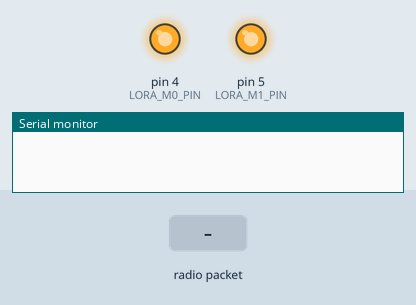
Recording of a sketch running on a simulated Arduino Uno, built with avr-gcc and run on an emulated ATmega328P. On the bench: output pins drawn as LEDs (lit = HIGH), the last lines printed to the serial monitor. Inputs (shaded band) come from the test bench. No radio packets arrive unless stated; the modem accepts every AT command (registered, SIM ready, sends succeed) and sends nothing else.

Above: at 0.1 s.
At 2.3 s:
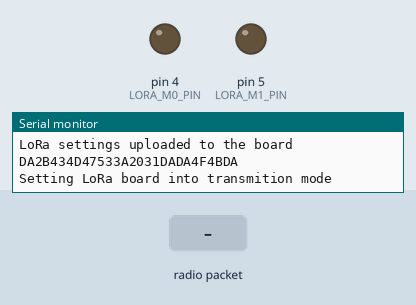
2.4 s: radio packet "1" arrives
Timing chart, 0 to 5.4 s (numbered marks = the images above; inputs shaded):
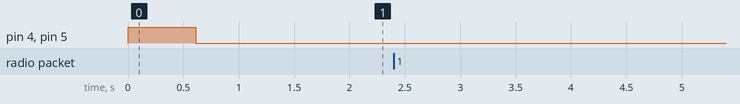

The sketch:

FmLoraResender.ino
```cpp
#include <SoftwareSerial.h>
#include <VirtualWire.h>

/// LoRa board (E32-868T20D) specific settings
/// LoRa Tx pin number
#define LORA_TX_PIN 2
/// LoRa Rx pin number
#define LORA_RX_PIN 3
/// M0 and M1 pins decide mode of the board, see documentation for available modes
#define LORA_M0_PIN 4
#define LORA_M1_PIN 5

/// RF board (NiceRF 433MHz wl101-341) specific settings
#define RF_WIRELESS_PIN 7
#define RF_BITS_PER_SECOND 512

/// Data rate on serial port
#define SERIAL_DATA_RATE 9600


#pragma pack(push, 1)

/**
 * Definition of the RF message
**/
struct RFMessage {
	/// Message counter
	uint32_t counter;
	/// Current temperature
	float temperature;
	/// Current humidity
	float humidity;
	/// Currenc CO2 level
	uint32_t carbonDioxide;
	/// Check sum
	uint32_t checkSum;
};

/**
  * Definition of LoRa message
  * flags:
  * bit 7 - wrong cheksum received
  * bit 6 - lost message
  * bits 5-4 reserved
  * bits 3-0 message counter
  * | 7 | 6 | 5 4 | 3 2 1 0 |
**/
struct LoRaMessage {
	/// Version number of protocl
	uint8_t protocolVersion;
  	/// Unit type
  	uint8_t unitType;
	/// Unit identification number
	uint8_t unitNumber;
	/// Flags
	uint8_t flags { 0 };
	/// Measured values
	uint32_t values[5] { 0 };
	/// Checksum
	uint8_t checkSum { 0 };
};
#pragma pack(pop)


/// Can be edited start
/// LoRa E32-868T20D settings, see documentation
/// 0xc0 - settings command
/// 0x1424 - address of the device
/// 0x1a - 8N1 UART mode, 9600 UART baud rate, 2.4k Air Data Rate
/// 0x02 - channel of the device
/// 0x24 - Transparent transition mode, IO drive mode 0, Wireles wake-up time 1250ms, FEC off, transmission power 30dBm
uint8_t loraSettings[] = { 0xc0, 0x14, 0x24, 0x1a, 0x02, 0x24 };

/// LoRa Gateway protocol values
#define PROTOCOL_VERSION 3;
#define UNIT_NUMBER 1;
#define UNIT_TYPE 1;

/// Can be edited end

/// RF message counter
uint32_t lastRfIndex { 0 };
/// LoRa message counter
uint8_t loraCounter { 0 };
/// Indication of first received message
bool firstRfMessage { true };

/**
 * Calculate 8b long checksum
**/
uint8_t checkSum8b(const uint8_t *data, size_t dataSize);

/**
 * Calculate 32b long checksum
**/
uint32_t checkSum32b(const uint8_t *data, size_t dataSize);

/**
 * Send LoRa message from given RF message
**/
void sendLoRaMessage(const RFMessage

&rfMessage);


/// Lora board instance
SoftwareSerial loraSerial(

LORA_TX_PIN, LORA_RX_PIN);

void setup() {
	Serial.begin(SERIAL_DATA_RATE);

	/// Start LoRa board communication on serial
	loraSerial.begin(SERIAL_DATA_RATE);

	/// Set LoRa board M0 and M1 pins to HIGH - sleep mode when settings can be uploaded
	pinMode(LORA_M0_PIN, OUTPUT);
	pinMode(LORA_M1_PIN, OUTPUT);
	digitalWrite(LORA_M0_PIN, HIGH);
	digitalWrite(LORA_M1_PIN, HIGH);

	/// Delay for pin settings to become stable
	delay(500);

	/// Upload settings to LoRa board
	int sended = loraSerial.write(loraSettings, sizeof(loraSettings));
	if(sended == sizeof(loraSettings)) {
		Serial.println("LoRa settings uploaded to the board");
	}

	delay(100);

	/// Wait for ACK from LoRa board
	while(loraSerial.available() > 0) {
		int readed = loraSerial.read();
		Serial.print(readed, HEX);
	}

	Serial.print("\n");
	Serial.println("Setting LoRa board into transmition mode");
	/// Set LoRa board M0 and M1 pins to LOW - UART and wireless channel are open, transparent transmission is on
	digitalWrite(LORA_M0_PIN, LOW);
	digitalWrite(LORA_M1_PIN, LOW);
	delay(500);


	//433MHZ RF communication
	// Set the type of RF communication
	vw_set_ptt_inverted(true);
	// Set bps speed
	vw_setup(RF_BITS_PER_SECOND);
	// Set pin number of the receiver
	vw_set_rx_pin(RF_WIRELESS_PIN);
	// Start the communication
	vw_rx_start();


}

void loop() {
	RFMessage rfMessage;
	uint8_t rfMessageSize = sizeof(RFMessage);

	/// Wait for RF message
	if(vw_get_message((uint8_t*) & rfMessage, &rfMessageSize)) {
		sendLoRaMessage(rfMessage);
	}
}

void sendLoRaMessage(const RFMessage &rfMessage) {
	LoRaMessage loraMessage;
	loraMessage.protocolVersion = PROTOCOL_VERSION;
	loraMessage.unitNumber = UNIT_NUMBER;
  loraMessage.unitType = UNIT_TYPE;
	loraMessage.flags = 0;
	/// Adding message counter to flags
	loraMessage.flags = loraCounter & 0b00001111;

	uint32_t calculatedCheckSum = checkSum32b((uint8_t*) & rfMessage, sizeof(RFMessage) - sizeof(uint32_t));
	if(calculatedCheckSum != rfMessage.checkSum) { /// RF message checksum error, values wont be copied
		Serial.println("Wrong RF message check Sum");
		loraMessage.flags |= 0b1000000;
	} else {  /// Checksum ok, copy values
		memcpy((void *)loraMessage.values, (void *)&rfMessage.temperature, 12);
		loraMessage.values[3] = 0;
		loraMessage.values[4] = 0;
	}

	/// Check if RF message got lost
	if(lastRfIndex + 1 != rfMessage.counter) {
	/// First message of program, do not set lost flag
		if(firstRfMessage) {
			firstRfMessage = false;
		} else {
			loraMessage.flags |= 0b01000000;
		}
	}
	lastRfIndex = rfMessage.counter;

	loraMessage.checkSum = checkSum8b((uint8_t*) & loraMessage, sizeof(LoRaMessage) - sizeof(uint32_t));
	/// Send the LoRa message
	int sended = loraSerial.write((uint8_t*) & loraMessage, sizeof(LoRaMessage));
	if(sended == sizeof(LoRaMessage)) {
		Serial.println("LoRa Message sended");
	}

	/// Counting lora messages on 4 bits, 0-15
	loraCounter++;
	if(loraCounter > 15) {
		loraCounter = 0;
	}
}

uint32_t checkSum32b(const uint8_t *data, size_t dataSize) {
	uint32_t sum = 0;
	for(int index = 0; index < dataSize; index++) {
		sum += data[index];
	}
	return sum;
}

uint8_t checkSum8b(const uint8_t *data, size_t dataSize) {
	uint8_t sum = 0;
	for(int index = 0; index < dataSize; index++) {
		sum += data[index];
	}
	return sum;
}
```
